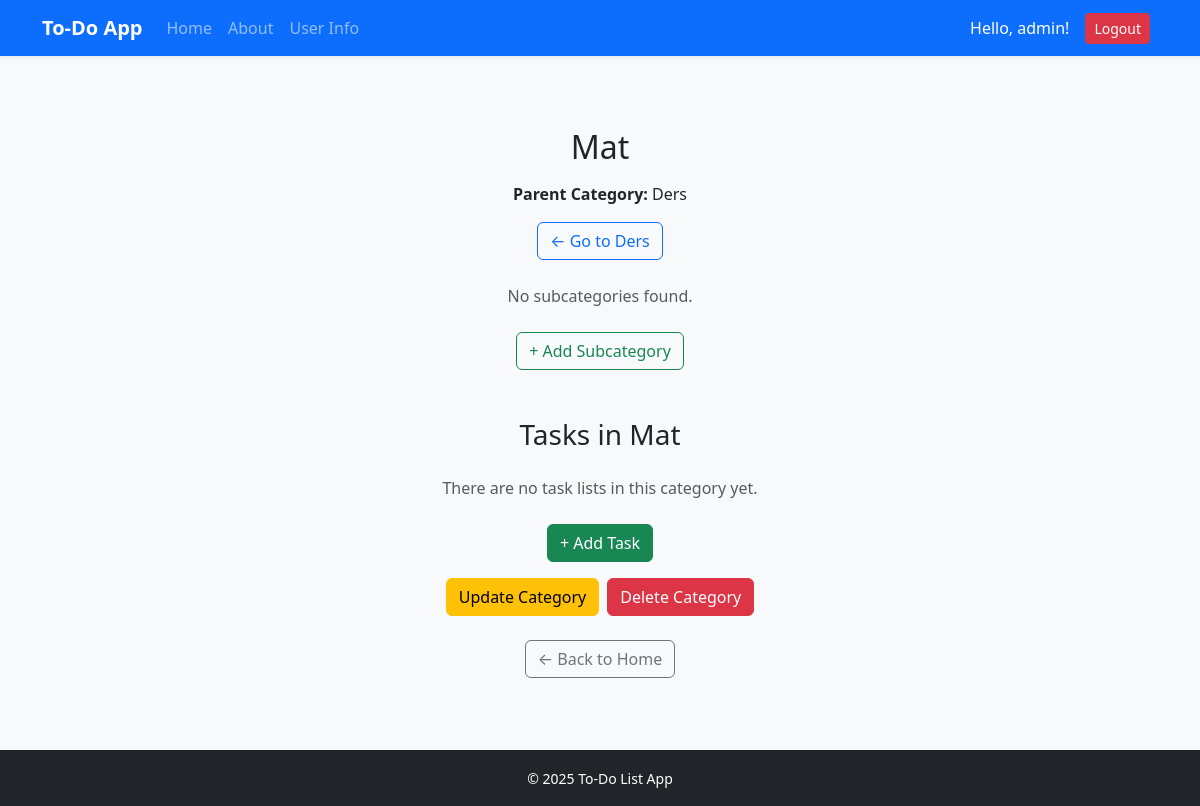
/category/10/ (signed in), run on an earlier commit of the app's database.
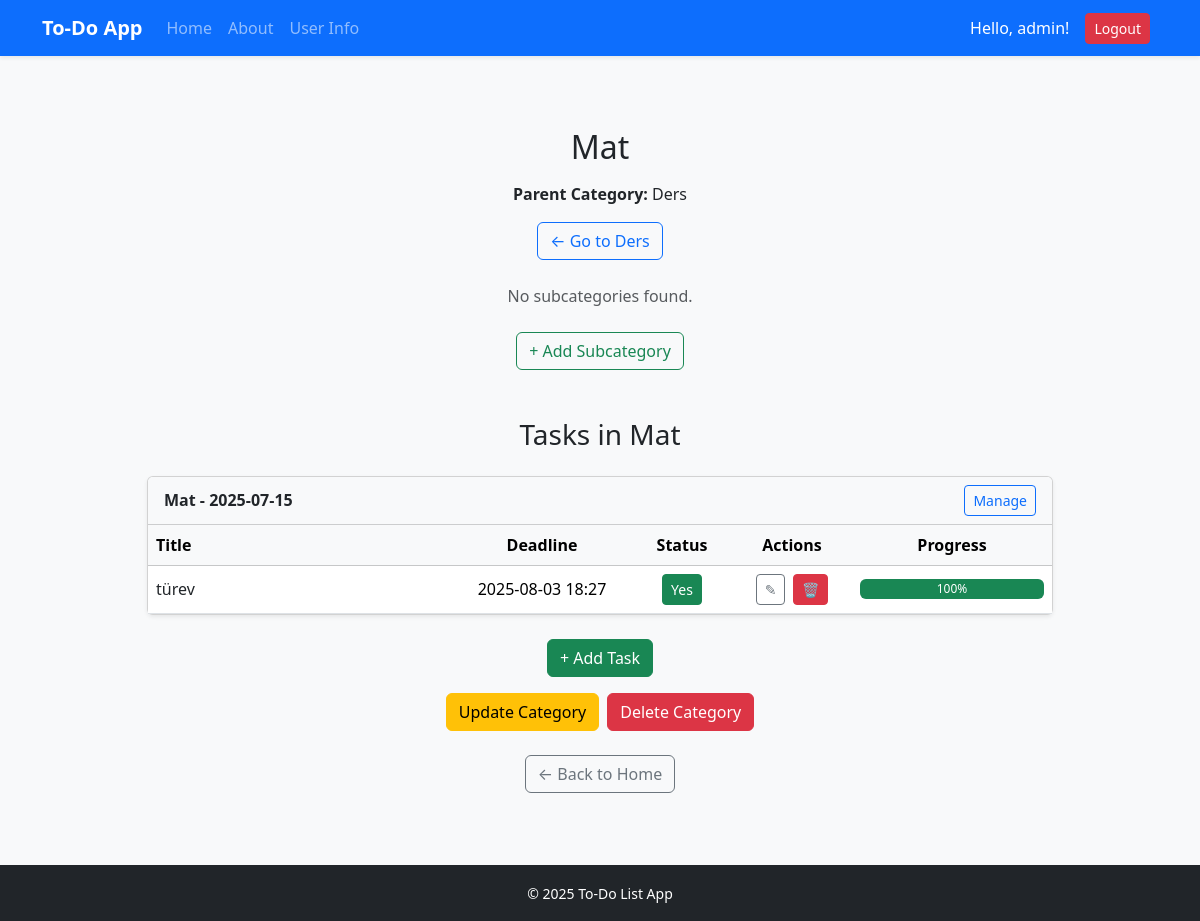
And on a later commit of the database.
### todo_app/models.py (models this page shows, shortened)
class DailyTodoList(models.Model):
    category = models.ForeignKey(Category, on_delete=models.CASCADE, null=True, blank=True, related_name='daily_lists')
    name = models.CharField(max_length=100)
    date = models.DateField(default=datetime.today)
    user = models.ForeignKey(User, on_delete=models.CASCADE)

class Todos(models.Model):
    title = models.CharField(max_length=100, blank=True)
    description = models.TextField(max_length=1000, blank=True)
    finished = models.BooleanField(default=False)
    date_created = models.DateTimeField(default=now, blank=True)
    finished_date = models.DateTimeField(null=True, blank=True)
    deadline = models.DateTimeField(null=True, blank=True)
    is_private = models.BooleanField(default=True)
    daily_list = models.ForeignKey('DailyTodoList', on_delete=models.CASCADE, related_name='todos', null=True, blank=True)
    user = models.ForeignKey(User, on_delete=models.CASCADE)
    @property
    def progress(self):
        items = self.items.all()
        total = items.count()
        if total == 0:
            return 0
        done = items.filter(done=True).count()
        return int((done / total) * 100)
    class Meta:
        verbose_name = "Todo"
        verbose_name_plural = "Todos"

### todo_app/views.py (the view)
# urls.py: path('category/<int:category_id>/', views.category_view, name='category_view'),
@login_required
def category_view(request, category_id):
    category = get_object_or_404(Category, id=category_id)
    if request.user.is_superuser:
        daily_lists = DailyTodoList.objects.filter(category=category)
    else:
        daily_lists = DailyTodoList.objects.filter(category=category, user=request.user)
    subcategories = category.subcategories.all()
    return render(request, "todo_app/category_view.html", {
        'category': category,
        'daily_lists': daily_lists,
        'subcategories': subcategories,
    })

### todo_app/templates/todo_app/category_view.html (shortened to what the changed rows need)
{% extends "todo_app/base.html" %}
{% load static %}
{% block content %}
<div class="container my-5">
  <h2 class="text-center mb-3">{{ category.name }}</h2>
  {% if category.parent %}
    <p class="text-center">
      <strong>Parent Category:</strong> {{ category.parent.name }}
    </p>
    <div class="text-center mb-4">
      <a href="{% url 'category_view' category.parent.id %}" class="btn btn-outline-primary">
      </a>
    </div>
  {% endif %}
  {% if category.subcategories.exists %}
    <div class="text-center mt-4">
      <h5>Subcategories</h5>
      <div class="d-flex flex-wrap justify-content-center gap-2 mt-3">
        {% for sub in category.subcategories.all %}
          <a href="{% url 'category_view' sub.id %}" class="btn btn-outline-secondary">{{ sub.name }}</a>
        {% endfor %}
      </div>
    </div>
  {% else %}
    <p class="text-muted text-center mt-3">No subcategories found.</p>
  {% endif %}
  <div class="text-center my-4">
    <a class="btn btn-outline-success" href="{% url 'add_subcategory' category.id %}">+ Add Subcategory</a>
  </div>
  <h3 class="text-center mt-5 mb-4">Tasks in {{ category.name }}</h3>
  {% if daily_lists %}
    {% for dlist in daily_lists %}
      <div class="row justify-content-center mb-4">
        <div class="col-md-10">
          <div class="card shadow-sm">
            <div class="card-header bg-light d-flex justify-content-between align-items-center">
              <strong>{{ dlist.name }}</strong>
              <a href="{% url 'daily_list_detail' dlist.id %}" class="btn btn-sm btn-outline-primary">Manage</a>
            </div>
            <div class="card-body p-0">
              {% if dlist.todos.all %}
                <table class="table mb-0 text-nowrap align-middle">
                  <thead class="table-light">
                    <tr>
                      <th class="text-start">Title</th>
                      <th class="text-center" style="width: 180px;">Deadline</th>
                      <th class="text-center" style="width: 100px;">Status</th>
                      <th class="text-center" style="width: 120px;">Actions</th>
                      <th class="text-center" style="width: 200px;">Progress</th>
                    </tr>
                  </thead>
                  <tbody>
                    {% for todo in dlist.todos.all %}
                      <tr>
                        <td class="text-start">
                          <a href="{% url 'description' todo.id %}" class="text-decoration-none text-dark">
                            {{ todo.title }}
                          </a>
                        </td>
                        <td class="text-center">{{ todo.deadline|date:"Y-m-d H:i" }}</td>
                        <td class="text-center">
                          <button
                            class="btn btn-sm toggle-status-btn {% if todo.finished %}btn-success{% else %}btn-warning{% endif %}"
                            data-id="{{ todo.id }}">
                            {% if todo.finished %}Yes{% else %}No{% endif %}
                          </button>
                        </td>
                        <td class="text-center">
                          <div class="d-flex justify-content-center gap-2">
                            <a href="{% url 'update' todo.id %}" class="btn btn-outline-secondary btn-sm">✎</a>
                            <form method="POST" action="{% url 'delete' todo.id %}" class="d-inline">
                              <button type="submit" class="btn btn-danger btn-sm"
                                onclick="return confirm('Are you sure you want to delete this task?')">🗑</button>
                            </form>
                          </div>
                        </td>
                        <td class="text-center">
                          <div class="progress w-100" style="height: 20px;">
                            <div class="progress-bar bg-success"
                                role="progressbar"
                                style="width: {{ todo.progress }}%;"
                                aria-valuenow="{{ todo.progress }}"
                                aria-valuemin="0"
                                aria-valuemax="100">
                              {{ todo.progress }}%
                            </div>
                          </div>
                        </td>
                      </tr>
                    {% endfor %}
                  </tbody>
                </table>
              {% else %}
                <p class="p-3 text-center text-muted">No tasks for this date.</p>
              {% endif %}
            </div>
          </div>
        </div>
      </div>
    {% endfor %}
  {% else %}
    <p class="text-center text-muted">There are no task lists in this category yet.</p>
  {% endif %}
  <div class="text-center mt-4">
    <a class="btn btn-success" href="{% url 'add_todo_to_category' category.id %}">+ Add Task</a>
  </div>
  <div class="text-center mt-3 d-flex flex-wrap justify-content-center gap-2">
    <a class="btn btn-warning" href="{% url 'update_cat' category.id %}">Update Category</a>
    <form method="POST" action="{% url 'delete_category' category.id %}">
    </form>
  </div>
  <div class="text-center mt-4">
    <a class="btn btn-outline-secondary" href="{% url 'index' %}">← Back to Home</a>
  </div>
</div>
{% endblock %}

What changed in the data, as far as the page shows it:
added DailyTodoList: name "Mat - 2025-07-15"
added Todos: title "türev", deadline "2025-08-03 18:27", finished "Yes", progress "100"
Also different on the page:
text no longer shown: "There are no task lists in this category yet."
